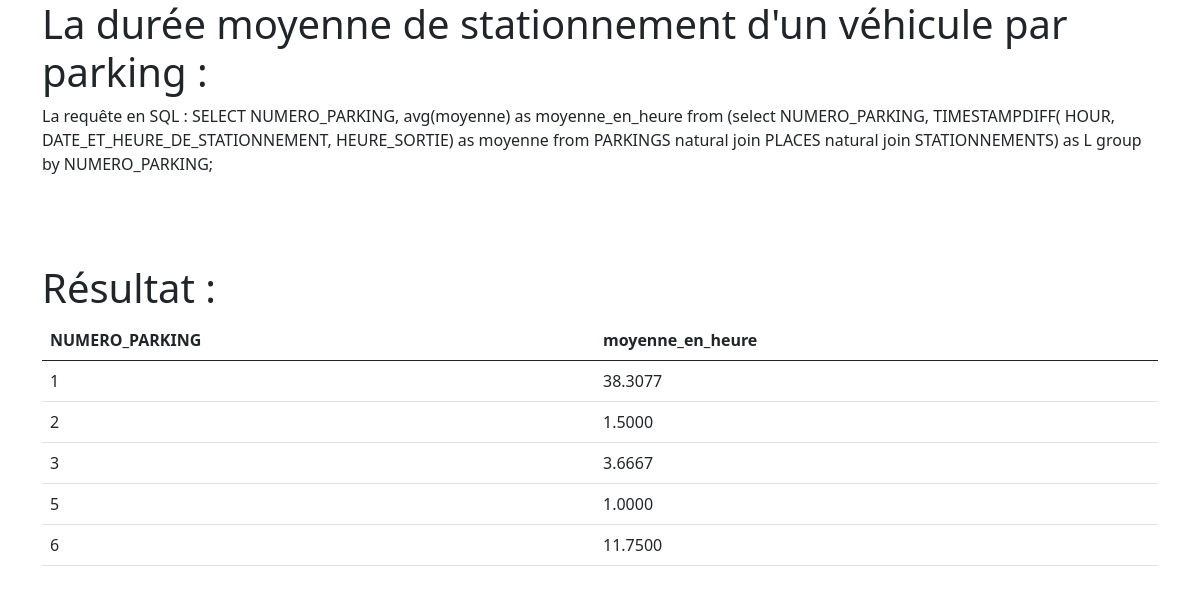
/src/gestion_parkings/statistiques/duree_moyenne_stationnement.php, run on the app's committed database.
### tables this page shows
create table PARKINGS
(
	NUMERO_PARKING 	INT	        not null,
	ADRESSE		    CHAR(30)	not null,
	TARIF		    DEC 	    not null,
	CAPACITE	    INT	        not null,
	CODE_POSTAL	    INT	        not null,
	primary key(NUMERO_PARKING)
);

### src/gestion_parkings/statistiques/duree_moyenne_stationnement.php (the view, shortened to what this page needs)
<!DOCTYPE html>
<html>
<head>
    <link
        href="https://cdn.jsdelivr.net/npm/bootstrap@5.0.2/dist/css/bootstrap.min.css"
        rel="stylesheet"
    >
</head>
<body class="d-flex flex-column min-vh-100">
<div class="container">
	<?php
	try
	{
		$mysqlClient = new PDO('mysql:host=localhost;dbname=parking;charset=utf8', 'root', 'root');
	}
	catch(Exception $e)
	{
	        die('Erreur : '.$e->getMessage());
	}
	?>
	<h1>La durée moyenne de stationnement d'un véhicule par parking :</h1>
	<?php
	$sqlQuery = 'SELECT NUMERO_PARKING, avg(moyenne) as moyenne_en_heure
				from (select NUMERO_PARKING, TIMESTAMPDIFF( HOUR, DATE_ET_HEURE_DE_STATIONNEMENT, HEURE_SORTIE) as moyenne
				from PARKINGS natural join PLACES natural join STATIONNEMENTS) as L
				group by NUMERO_PARKING;';
	 $parkingsStatement = $mysqlClient->prepare($sqlQuery);
	 $parkingsStatement->execute( );
	 $parkings = $parkingsStatement->fetchAll();
	?>
		<p><?php echo 'La requête en SQL : ' . $sqlQuery . '<br />' .'<br />';  ?></p>
	<h1>Résultat :</h1>
	<table class="table">
		<thead>
			<tr>
				<th><?php echo( 'NUMERO_PARKING'); ?></th>
				<th><?php echo( 'moyenne_en_heure'); ?></th>
    		</tr>
		</thead>
		<tbody>
			<?php
			foreach ($parkings as $parking) {
				?>
					<tr>
						<td><?php echo( $parking['NUMERO_PARKING']); ?></td>
						<td><?php echo( $parking['moyenne_en_heure']); ?></td>
					</tr>
				<?php
				}
			?>
		</tbody>
	</table>
</div>
</body>
</html>

### data on the page
parkings: NUMERO_PARKING "1", moyenne_en_heure "38.3077"
parkings: NUMERO_PARKING "2", moyenne_en_heure "1.5000"
parkings: NUMERO_PARKING "3", moyenne_en_heure "3.6667"
parkings: NUMERO_PARKING "5", moyenne_en_heure "1.0000"
parkings: NUMERO_PARKING "6", moyenne_en_heure "11.7500"
